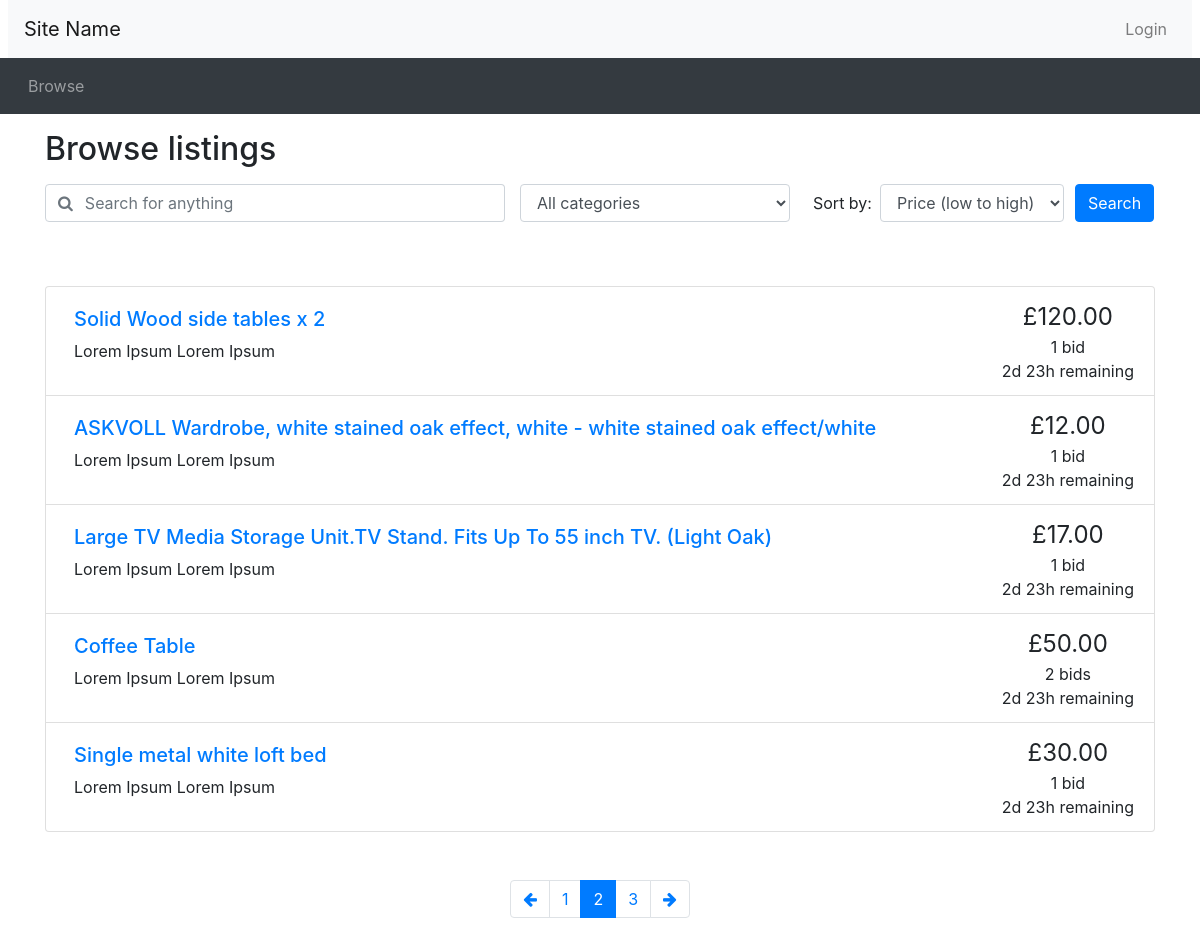
Page /browse.php?page=2 on the committed database.
### tables this page shows
CREATE TABLE IF NOT EXISTS `listings` (
  `listing_id` int(11) NOT NULL AUTO_INCREMENT,
  `seller_id` int(11) DEFAULT NULL,
  `posttime` datetime NOT NULL,
  `endtime` datetime DEFAULT NULL,
  `itemdescription` text,
  `item_title` text,
  `finished` bit(1) DEFAULT NULL,
  `category` text,
  `reserveprice` decimal(10,2) DEFAULT NULL,
  `startprice` decimal(10,2) DEFAULT NULL,
  PRIMARY KEY (`listing_id`),
  KEY `seller_id` (`seller_id`)
);

### utilities.php (the view)
<?php
function display_time_remaining($interval) {
    if ($interval->days == 0 && $interval->h == 0) {
      $time_remaining = $interval->format('%im %Ss');
    }
    else if ($interval->days == 0) {
      $time_remaining = $interval->format('%hh %im');
    }
    else {
      $time_remaining = $interval->format('%ad %hh');
    }
  return $time_remaining;
}
function print_listing_li($item_id, $title, $desc, $price, $num_bids, $end_time)
{
  if (strlen($desc) > 250) {
    $desc_shortened = substr($desc, 0, 250) . '...';
  }
  else {
    $desc_shortened = $desc;
  }
  if ($num_bids == 1) {
    $bid = ' bid';
  }
  else {
    $bid = ' bids';
  }
  $now = new DateTime();
  if ($now > $end_time) {
    $time_remaining = 'This auction has ended';
  }
  else {
    $time_to_end = date_diff($now, $end_time);
    $time_remaining = display_time_remaining($time_to_end) . ' remaining';
  }
  echo('
    <li class="list-group-item d-flex justify-content-between">
    <div class="p-2 mr-5"><h5><a href="listing.php?item_id=' . $item_id . '">' . $title . '</a></h5>' . $desc_shortened . '</div>
    <div class="text-center text-nowrap"><span style="font-size: 1.5em">£' . number_format($price, 2) . '</span><br/>' . $num_bids . $bid . '<br/>' . $time_remaining . '</div>
  </li>'
  );
}
?>

### browse.php (shortened to what this page needs)
<?php include_once("header.php")?>
<?php require("utilities.php")?>
<div class="container">
<h2 class="my-3">Browse listings</h2>
<div id="searchSpecs">
<form method="get" action="browse.php">
  <div class="row">
    <div class="col-md-5 pr-0">
      <div class="form-group">
	    <div class="input-group">
          <div class="input-group-prepend">
            <span class="input-group-text bg-transparent pr-0 text-muted">
              <i class="fa fa-search"></i>
            </span>
          </div>
          <input type="text" class="form-control border-left-0" name="keyword" id="keyword" placeholder="Search for anything">
        </div>
      </div>
    </div>
    <div class="col-md-3 pr-0">
      <div class="form-group">
        <select class="form-control" id="cat" name="cat" >
          <option selected value="all">All categories</option>
        </select>
      </div>
    </div>
    <div class="col-md-3 pr-0">
      <div class="form-inline">
        <label class="mx-2" for="order_by">Sort by:</label>
        <select class="form-control" id="order_by" name="order_by">
          <option selected value="pricelow">Price (low to high)</option>
        </select>
      </div>
    </div>
    <div class="col-md-1 px-0">
      <button type="submit" class="btn btn-primary">Search</button>
    </div>
  </div>
</form>
</div>
</div>
<?php
	$results_per_page = 5;
	if (!isset($_GET['keyword']))
	{
		 $query = "SELECT DISTINCT listings.listing_id, listings.item_title, listings.itemdescription, bids.bidprice, listings.startprice, listings.endtime
FROM listings LEFT JOIN bids ON listings.listing_id=bids.listing_id WHERE item_title IS NOT NULL";
	}
	if (!isset($_GET['cat']))
	{
		 $query .= " AND category IS NOT NULL";
	}
	if (!isset($_GET['order_by']))
	{
		$query_ordered = $query . " ORDER BY listings.endtime LIMIT $results_per_page";
	}
	include 'opendb.php';
	$tmp = explode(" ",$query);
	$tmp[1] = "COUNT(DISTINCT listings.listing_id),";
	$tmp[2] = "";
	$num_query = implode(" ",$tmp);
	$num_result = mysqli_query($connection, $num_query)
			or die('Error making count query');
	$row = mysqli_fetch_array($num_result);
	$num_results = $row[0];
	$max_page = ceil($num_results / $results_per_page);
	if (!isset($_GET['page']))
		{
		$curr_page = 1;
		}
	else
	{
		if ($_GET['page'] == 1)
		{
			$curr_page = 1;
		}
		else
		{
			$curr_page = $_GET['page'];
			$offset = ($curr_page*$results_per_page)-$results_per_page;
			$query_ordered .= " OFFSET $offset";
		}
	}
?>
<div class="container mt-5">
<ul class="list-group">
<?php
	$result = mysqli_query($connection, $query_ordered)
		or die('Error making select users query');
	while ($row = mysqli_fetch_array($result))
	{
		$count_bid_query = "SELECT COUNT(*) FROM bids WHERE listing_id = {$row['listing_id']}";
		$count_bid_result = mysqli_query($connection, $count_bid_query)
			or die('Error making top bid query');
		$bid_count = mysqli_fetch_array($count_bid_result);
		if ($bid_count[0] == 0) {
			print_listing_li($row['listing_id'], $row['item_title'], $row['itemdescription'], $row['startprice'], $bid_count[0], date_create($row['endtime']));
		}
		else {
			$top_bid_query = "SELECT MAX(bidprice) FROM bids WHERE listing_id = {$row['listing_id']}";
			$top_bid_result = mysqli_query($connection, $top_bid_query)
				or die('Error making top bid query');
			$top_bid = mysqli_fetch_array($top_bid_result);
			print_listing_li($row['listing_id'], $row['item_title'], $row['itemdescription'], $top_bid[0], $bid_count[0], date_create($row['endtime']));
		}
	}
?>
</ul>
<nav aria-label="Search results pages" class="mt-5">
  <ul class="pagination justify-content-center">
<?php
  $querystring = "";
  $high_page_boost = max(3 - $curr_page, 0);
  $low_page_boost = max(2 - ($max_page - $curr_page), 0);
  $low_page = max(1, $curr_page - 2 - $low_page_boost);
  $high_page = min($max_page, $curr_page + 2 + $high_page_boost);
  if ($curr_page != 1) {
    echo('
    <li class="page-item">
      <a class="page-link" href="browse.php?' . $querystring . 'page=' . ($curr_page - 1) . '" aria-label="Previous">
        <span aria-hidden="true"><i class="fa fa-arrow-left"></i></span>
        <span class="sr-only">Previous</span>
      </a>
    </li>');
  }
  for ($i = $low_page; $i <= $high_page; $i++) {
    if ($i == $curr_page) {
      echo('
    <li class="page-item active">');
    }
    else {
      echo('
    <li class="page-item">');
    }
    echo('
      <a class="page-link" href="browse.php?' . $querystring . 'page=' . $i . '">' . $i . '</a>
    </li>');
  }
  if ($curr_page != $max_page) {
    echo('
    <li class="page-item">
      <a class="page-link" href="browse.php?' . $querystring . 'page=' . ($curr_page + 1) . '" aria-label="Next">
        <span aria-hidden="true"><i class="fa fa-arrow-right"></i></span>
        <span class="sr-only">Next</span>
      </a>
    </li>');
  }
?>
  </ul>
</nav>
</div>
<?php include_once("footer.php")?>

### rows in the picture
listings: item_title "Solid Wood side tables x 2", itemdescription "Lorem Ipsum Lorem Ipsum", price "120.00", num_bids "1", bid "bid", time_remaining "2d 23h remaining"
listings: item_title "ASKVOLL Wardrobe, white stained oak effect, white - white stained oak effect/white", itemdescription "Lorem Ipsum Lorem Ipsum", price "12.00", num_bids "1", bid "bid", time_remaining "2d 23h remaining"
listings: item_title "Large TV Media Storage Unit.TV Stand. Fits Up To 55 inch TV. (Light Oak)", itemdescription "Lorem Ipsum Lorem Ipsum", price "17.00", num_bids "1", bid "bid", time_remaining "2d 23h remaining"
listings: item_title "Coffee Table", itemdescription "Lorem Ipsum Lorem Ipsum", price "50.00", num_bids "2", bid "bids", time_remaining "2d 23h remaining"
listings: item_title "Single metal white loft bed", itemdescription "Lorem Ipsum Lorem Ipsum", price "30.00", num_bids "1", bid "bid", time_remaining "2d 23h remaining"
